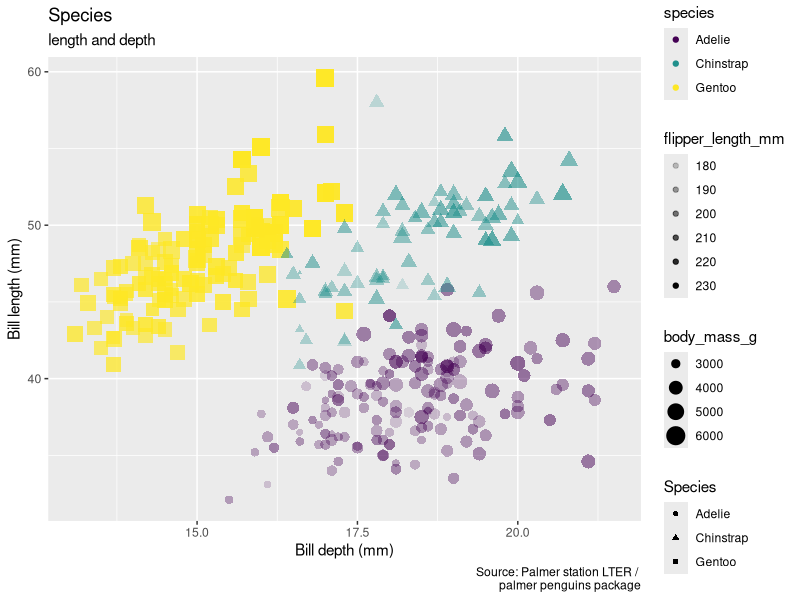
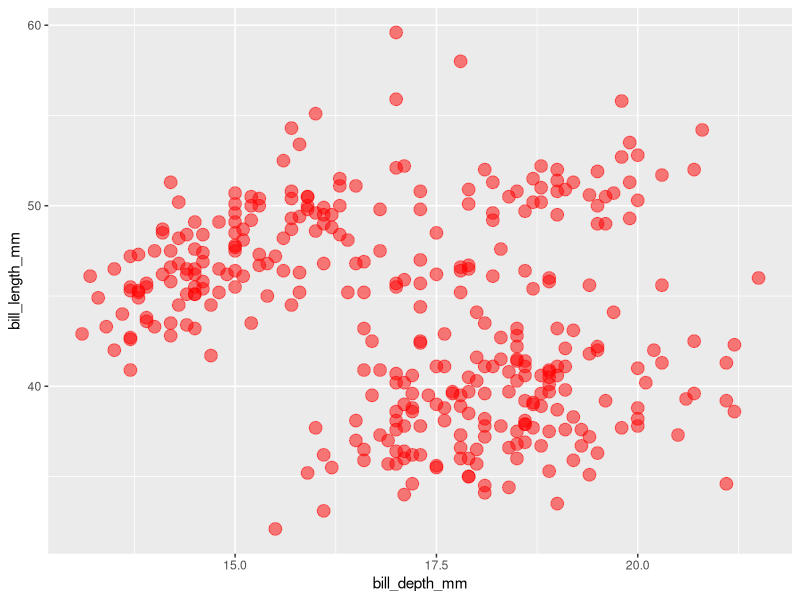
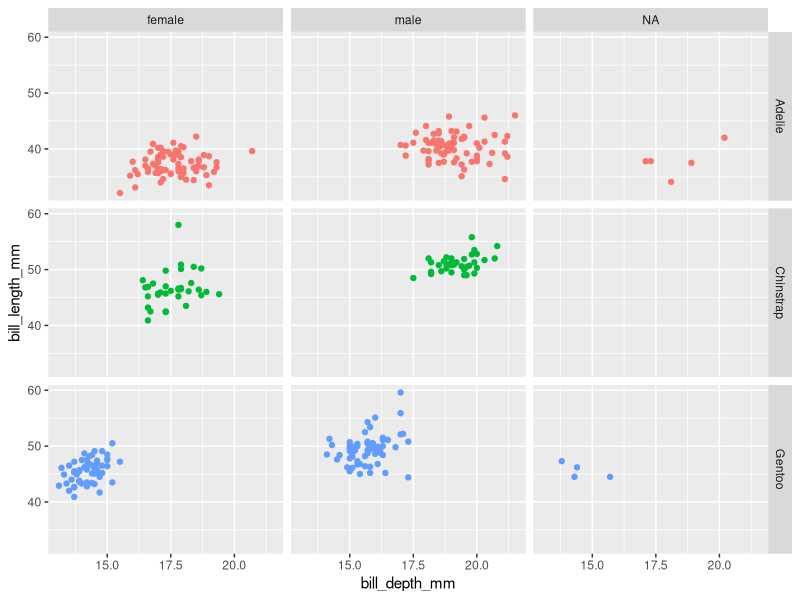
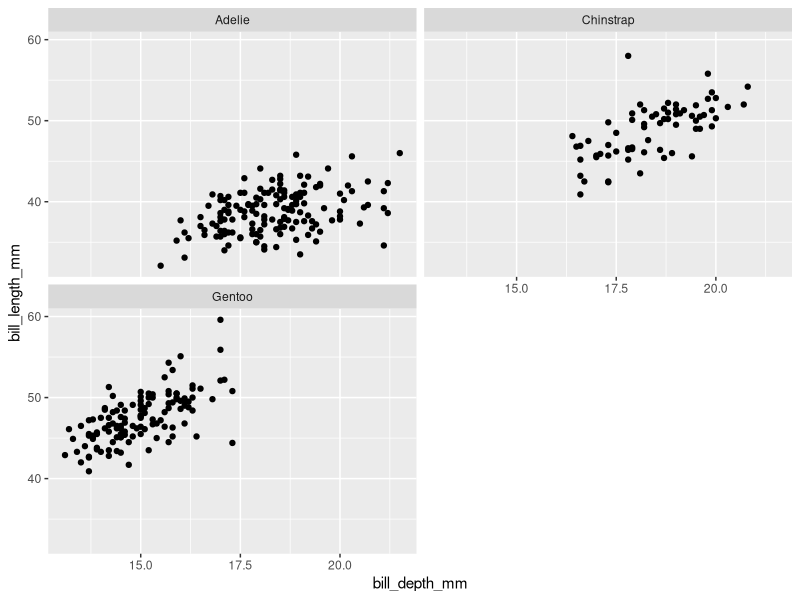

Here is the R script that generated these plots, in order:
##############################
### ggplot for palmer penguins
### Created by: Margarita Alfaro
### Created on: 2022-02-08
################################

### load libraries ###
library(tidyverse)
library(palmerpenguins)

### data analysis ###
glimpse(penguins) # packages that create plots #

### start with penguin dataframe ###
ggplot(data=penguins, 
       mapping= aes(x = bill_depth_mm, 
                    y = bill_length_mm, 
                    color = species, 
                    shape = species, 
                    size = body_mass_g, 
                    alpha = flipper_length_mm)) +
  geom_point() + 
  labs(title = "Species", 
       subtitle = "length and depth", 
       x = "Bill depth (mm)", 
       y = "Bill length (mm)", 
       color = "species", 
       shape = "Species",
       caption = "Source: Palmer station LTER / 
       palmer penguins package") + 
  scale_color_viridis_d()

### Notes:quotes ("") are use in labels ###
### commas (,) are use within a function ###
### plus sign (+) add another layer after the end of a quote ### 
### alpha is use for transparency ###

### visualize data with setting ###
ggplot(data = penguins, 
       mapping = aes(x = bill_depth_mm,
        y = bill_length_mm)) + 
  geom_point(size = 4, alpha = 0.5, color = "red") 

### Plot  with facet grid ###
ggplot(data = penguins, 
       mapping = aes(x = bill_depth_mm,
                     y = bill_length_mm, 
                     color = species,)) + 
  geom_point() +
  facet_grid(species~sex)+ 
  guides(color = FALSE)

### Plot with facet wrap ###
ggplot(data = penguins, 
       mapping = aes(x = bill_depth_mm,
                     y = bill_length_mm)) + 
  geom_point() + 
  facet_wrap(~species, ncol=2)
